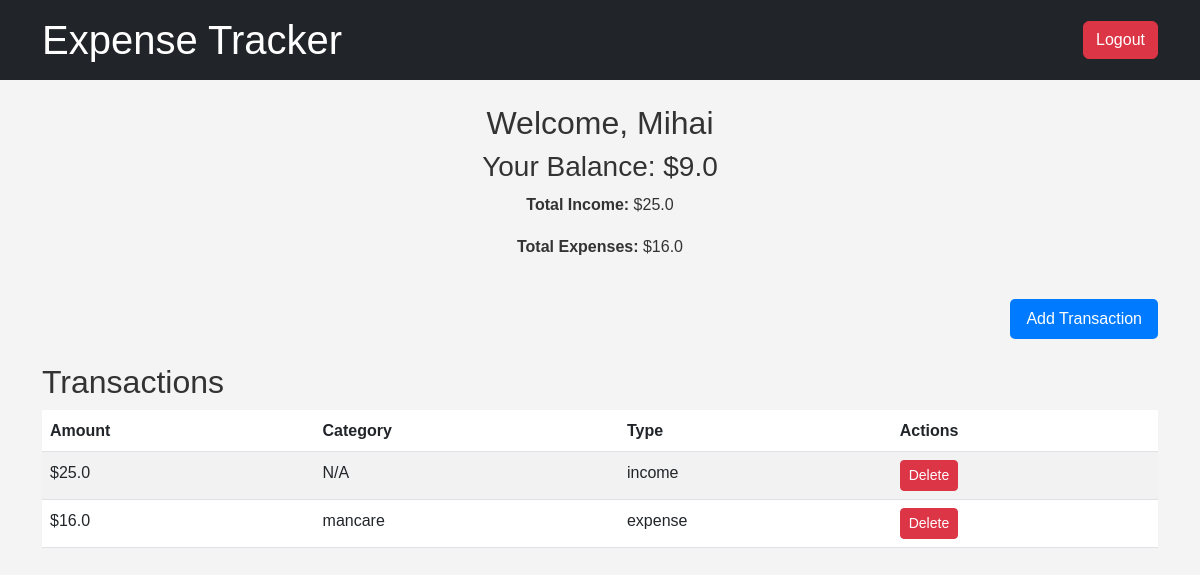
Before: / (signed in) with the older database file.
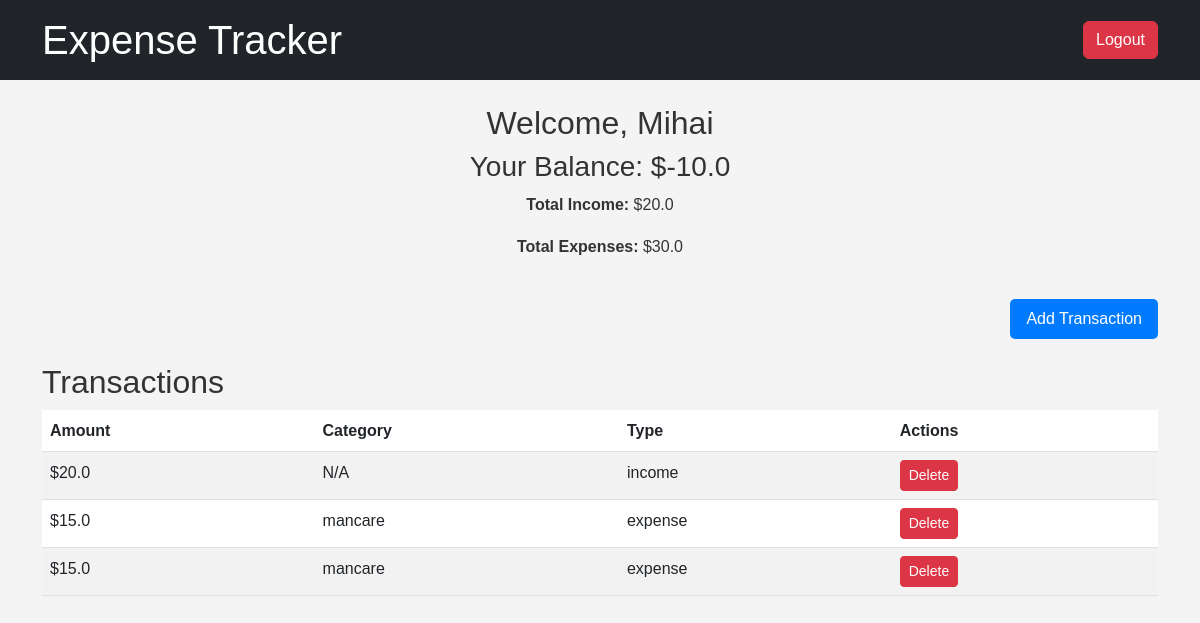
After: the same page with the newer database file.
### tables this page shows
CREATE TABLE users (
            id INTEGER PRIMARY KEY AUTOINCREMENT,
            username TEXT NOT NULL UNIQUE,
            password TEXT NOT NULL
        );

CREATE TABLE expenses (
            id INTEGER PRIMARY KEY AUTOINCREMENT,
            amount REAL NOT NULL,
            category TEXT,
            type TEXT NOT NULL,
            user_id INTEGER,
            FOREIGN KEY(user_id) REFERENCES users(id)
        );

### MIP.py (the view)
@app.route('/')
@login_required
def index():
    conn = sqlite3.connect(DB_NAME)
    cursor = conn.cursor()
    cursor.execute("SELECT * FROM expenses WHERE user_id = ?", (current_user.id,))
    expenses = cursor.fetchall()
    conn.close()
    total_income, total_expenses = calculate_totals(current_user.id)
    balance = total_income - total_expenses
    return render_template("index.html", expenses=expenses, balance=balance, total_income=total_income, total_expenses=total_expenses)

### MIP.py (called while the page is built)
@login_manager.user_loader
def load_user(user_id):
    conn = sqlite3.connect(DB_NAME)
    cursor = conn.cursor()
    cursor.execute("SELECT * FROM users WHERE id = ?", (user_id,))
    user = cursor.fetchone()
    conn.close()
    if user:
        return User(id=user[0], username=user[1])
    return None

def calculate_totals(user_id):
    conn = sqlite3.connect(DB_NAME)
    cursor = conn.cursor()
    cursor.execute("SELECT SUM(amount) FROM expenses WHERE type = 'income' AND user_id = ?", (user_id,))
    total_income = cursor.fetchone()[0] or 0
    cursor.execute("SELECT SUM(amount) FROM expenses WHERE type = 'expense' AND user_id = ?", (user_id,))
    total_expenses = cursor.fetchone()[0] or 0
    conn.close()
    return total_income, total_expenses

### Templates/index.html
{% extends "base.html" %}
{% block content %}
<div class="row">
    <div class="col-md-12 text-center mb-4">
        <h2>Welcome, {{ current_user.username }}</h2>
        <h3>Your Balance: ${{ balance }}</h3>
        <p><strong>Total Income:</strong> ${{ total_income }}</p>
        <p><strong>Total Expenses:</strong> ${{ total_expenses }}</p>
    </div>
</div>
<div class="row mb-4">
    <div class="col text-end">
        <a href="{{ url_for('add') }}" class="btn btn-primary btn-lg">Add Transaction</a>
    </div>
</div>
<div class="row">
    <div class="col-md-12">
        <h2>Transactions</h2>
        <table class="table table-striped">
            <thead>
                <tr>
                    <th>Amount</th>
                    <th>Category</th>
                    <th>Type</th>
                    <th>Actions</th>
                </tr>
            </thead>
            <tbody>
                {% for expense in expenses %}
                <tr>
                    <td>${{ expense[1] }}</td>
                    <td>{{ expense[2] or 'N/A' }}</td>
                    <td>{{ expense[3] }}</td>
                    <td>
                        <form action="{{ url_for('delete', transaction_id=expense[0]) }}" method="POST" style="display: inline;">
                            <button type="submit" class="btn btn-danger btn-sm">Delete</button>
                        </form>
                    </td>
                </tr>
                {% endfor %}
            </tbody>
        </table>
    </div>
</div>
{% endblock %}

### Templates/base.html (shortened to what this page needs)
<!DOCTYPE html>
<html lang="en">
<head>
    <link href="https://cdn.jsdelivr.net/npm/bootstrap@5.3.0-alpha1/dist/css/bootstrap.min.css" rel="stylesheet">
    <link rel="stylesheet" href="{{ url_for('static', filename='styles.css') }}">
</head>
<body>
    <header class="bg-dark text-white py-3">
        <div class="container d-flex justify-content-between align-items-center">
            <h1>Expense Tracker</h1>
            {% if current_user.is_authenticated %}
            <form action="{{ url_for('logout') }}" method="POST" style="margin: 0;">
                <button type="submit" class="btn btn-danger">Logout</button>
            </form>
            {% endif %}
        </div>
    </header>
    <main class="container mt-4">
        {% block content %}{% endblock %}
    </main>
</body>
</html>

### Templates/styles.css (style rules this page uses)
body { font-family: Arial, sans-serif; margin: 0; padding: 0; background-color: #f4f4f4; color: #333; line-height: 1.6; }
header { background-color: #333; color: #fff; text-align: center; padding: 1rem; }
header h1 { margin: 0; }
button { font-size: 1rem; padding: 0.5rem 1rem; border: none; border-radius: 5px; cursor: pointer; }
button.btn-danger { background-color: #dc3545; color: #fff; }
.btn-primary { background-color: #007bff; color: #fff; border: none; padding: 0.5rem 1rem; font-size: 1rem; border-radius: 5px; text-decoration: none; }

Changed rows visible on the page:
changed expenses "income": amount "25.0" → "20.0"
changed expenses (number 2 of 3 on the later page): amount "16.0" → "15.0"
added expenses: amount "15.0", category "mancare", type "expense"
Other visible differences:
{{ balance }}: "9.0" → "-10.0"
{{ total_income }}: "25.0" → "20.0"
{{ total_expenses }}: "16.0" → "30.0"
